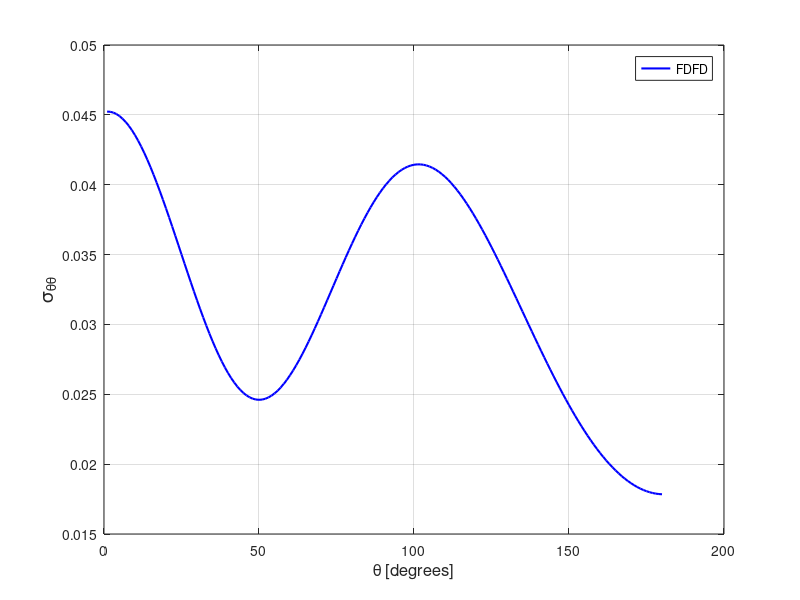

MATLAB code for this plot:
stt = [ 
    1  0.45232799E-01
    2  0.45220412E-01
    3  0.45162890E-01
    4  0.45060664E-01
    5  0.44913948E-01
    6  0.44723634E-01
    7  0.44490941E-01
    8  0.44216417E-01
    9  0.43901611E-01
   10  0.43547891E-01
   11  0.43157034E-01
   12  0.42730693E-01
   13  0.42270675E-01
   14  0.41779444E-01
   15  0.41258868E-01
   16  0.40711597E-01
   17  0.40139906E-01
   18  0.39546352E-01
   19  0.38933743E-01
   20  0.38304497E-01
   21  0.37661754E-01
   22  0.37008058E-01
   23  0.36346599E-01
   24  0.35679888E-01
   25  0.35010703E-01
   26  0.34342580E-01
   27  0.33677839E-01
   28  0.33019196E-01
   29  0.32369725E-01
   30  0.31732071E-01
   31  0.31108730E-01
   32  0.30502407E-01
   33  0.29915337E-01
   34  0.29349942E-01
   35  0.28808422E-01
   36  0.28292852E-01
   37  0.27805291E-01
   38  0.27347423E-01
   39  0.26920799E-01
   40  0.26527073E-01
   41  0.26167547E-01
   42  0.25843214E-01
   43  0.25555242E-01
   44  0.25304535E-01
   45  0.25091683E-01
   46  0.24916882E-01
   47  0.24780836E-01
   48  0.24683364E-01
   49  0.24624566E-01
   50  0.24604343E-01
   51  0.24621902E-01
   52  0.24677267E-01
   53  0.24769384E-01
   54  0.24897484E-01
   55  0.25060754E-01
   56  0.25257997E-01
   57  0.25487853E-01
   58  0.25748968E-01
   59  0.26039876E-01
   60  0.26359776E-01
   61  0.26705772E-01
   62  0.27076658E-01
   63  0.27470957E-01
   64  0.27886422E-01
   65  0.28321017E-01
   66  0.28773215E-01
   67  0.29240444E-01
   68  0.29721132E-01
   69  0.30212743E-01
   70  0.30713813E-01
   71  0.31221814E-01
   72  0.31735059E-01
   73  0.32250997E-01
   74  0.32768071E-01
   75  0.33283904E-01
   76  0.33797368E-01
   77  0.34305703E-01
   78  0.34807358E-01
   79  0.35300691E-01
   80  0.35783742E-01
   81  0.36255304E-01
   82  0.36713541E-01
   83  0.37156858E-01
   84  0.37584018E-01
   85  0.37993632E-01
   86  0.38384628E-01
   87  0.38756073E-01
   88  0.39106235E-01
   89  0.39434884E-01
   90  0.39740283E-01
   91  0.40022701E-01
   92  0.40281184E-01
   93  0.40514708E-01
   94  0.40723074E-01
   95  0.40905636E-01
   96  0.41062627E-01
   97  0.41193359E-01
   98  0.41298218E-01
   99  0.41376818E-01
  100  0.41429076E-01
  101  0.41455105E-01
  102  0.41455440E-01
  103  0.41429937E-01
  104  0.41379120E-01
  105  0.41303132E-01
  106  0.41202825E-01
  107  0.41078180E-01
  108  0.40930264E-01
  109  0.40759534E-01
  110  0.40566228E-01
  111  0.40351737E-01
  112  0.40116124E-01
  113  0.39860636E-01
  114  0.39585546E-01
  115  0.39292421E-01
  116  0.38981464E-01
  117  0.38653545E-01
  118  0.38309854E-01
  119  0.37951130E-01
  120  0.37578497E-01
  121  0.37192632E-01
  122  0.36794368E-01
  123  0.36384974E-01
  124  0.35965014E-01
  125  0.35535753E-01
  126  0.35097800E-01
  127  0.34652356E-01
  128  0.34200151E-01
  129  0.33742178E-01
  130  0.33279341E-01
  131  0.32812402E-01
  132  0.32342549E-01
  133  0.31870253E-01
  134  0.31396482E-01
  135  0.30922074E-01
  136  0.30447802E-01
  137  0.29974440E-01
  138  0.29503163E-01
  139  0.29033944E-01
  140  0.28568117E-01
  141  0.28105915E-01
  142  0.27648501E-01
  143  0.27196284E-01
  144  0.26749630E-01
  145  0.26309568E-01
  146  0.25876410E-01
  147  0.25450805E-01
  148  0.25033209E-01
  149  0.24624258E-01
  150  0.24224363E-01
  151  0.23833808E-01
  152  0.23453107E-01
  153  0.23082744E-01
  154  0.22723103E-01
  155  0.22374419E-01
  156  0.22037005E-01
  157  0.21711353E-01
  158  0.21397477E-01
  159  0.21095766E-01
  160  0.20806579E-01
  161  0.20529898E-01
  162  0.20265983E-01
  163  0.20015147E-01
  164  0.19777562E-01
  165  0.19553076E-01
  166  0.19342229E-01
  167  0.19144740E-01
  168  0.18961001E-01
  169  0.18791096E-01
  170  0.18634796E-01
  171  0.18492553E-01
  172  0.18364260E-01
  173  0.18249793E-01
  174  0.18149504E-01
  175  0.18063232E-01
  176  0.17991059E-01
  177  0.17933054E-01
  178  0.17889151E-01
  179  0.17859377E-01
  180  0.17843820E-01
  181  0.17842410E-01
  182  0.17855134E-01
  183  0.17881982E-01
  184  0.17922990E-01
  185  0.17978165E-01
  186  0.18047499E-01
  187  0.18130824E-01
  188  0.18228199E-01
  189  0.18339474E-01
  190  0.18464936E-01
  191  0.18604316E-01
  192  0.18757483E-01
  193  0.18924434E-01
  194  0.19105198E-01
  195  0.19299420E-01
  196  0.19507391E-01
  197  0.19728618E-01
  198  0.19963315E-01
  199  0.20211063E-01
  200  0.20471863E-01
  201  0.20745572E-01
  202  0.21031881E-01
  203  0.21330578E-01
  204  0.21641655E-01
  205  0.21964664E-01
  206  0.22299349E-01
  207  0.22645446E-01
  208  0.23002736E-01
  209  0.23370882E-01
  210  0.23749346E-01
  211  0.24137983E-01
  212  0.24536269E-01
  213  0.24943806E-01
  214  0.25360297E-01
  215  0.25784843E-01
  216  0.26217232E-01
  217  0.26657084E-01
  218  0.27103633E-01
  219  0.27556324E-01
  220  0.28014524E-01
  221  0.28477713E-01
  222  0.28945135E-01
  223  0.29416241E-01
  224  0.29890442E-01
  225  0.30366488E-01
  226  0.30844282E-01
  227  0.31322673E-01
  228  0.31801142E-01
  229  0.32278478E-01
  230  0.32754339E-01
  231  0.33227410E-01
  232  0.33697054E-01
  233  0.34162693E-01
  234  0.34623113E-01
  235  0.35077181E-01
  236  0.35524428E-01
  237  0.35963893E-01
  238  0.36394387E-01
  239  0.36815118E-01
  240  0.37225153E-01
  241  0.37623554E-01
  242  0.38009562E-01
  243  0.38381778E-01
  244  0.38739607E-01
  245  0.39082102E-01
  246  0.39408483E-01
  247  0.39717644E-01
  248  0.40008735E-01
  249  0.40280819E-01
  250  0.40533185E-01
  251  0.40765226E-01
  252  0.40975712E-01
  253  0.41164067E-01
  254  0.41330229E-01
  255  0.41472379E-01
  256  0.41590929E-01
  257  0.41684601E-01
  258  0.41753288E-01
  259  0.41796397E-01
  260  0.41813556E-01
  261  0.41804556E-01
  262  0.41768782E-01
  263  0.41706491E-01
  264  0.41617200E-01
  265  0.41501217E-01
  266  0.41358214E-01
  267  0.41188791E-01
  268  0.40992882E-01
  269  0.40770497E-01
  270  0.40522426E-01
  271  0.40249158E-01
  272  0.39951205E-01
  273  0.39629266E-01
  274  0.39283928E-01
  275  0.38916290E-01
  276  0.38527351E-01
  277  0.38117707E-01
  278  0.37689328E-01
  279  0.37242532E-01
  280  0.36779460E-01
  281  0.36301285E-01
  282  0.35809483E-01
  283  0.35305448E-01
  284  0.34791127E-01
  285  0.34268133E-01
  286  0.33738639E-01
  287  0.33203833E-01
  288  0.32666031E-01
  289  0.32127425E-01
  290  0.31589698E-01
  291  0.31055409E-01
  292  0.30526154E-01
  293  0.30003974E-01
  294  0.29491127E-01
  295  0.28990185E-01
  296  0.28502384E-01
  297  0.28030496E-01
  298  0.27576627E-01
  299  0.27142417E-01
  300  0.26729880E-01
  301  0.26341053E-01
  302  0.25977926E-01
  303  0.25642151E-01
  304  0.25335401E-01
  305  0.25059167E-01
  306  0.24815530E-01
  307  0.24605127E-01
  308  0.24429597E-01
  309  0.24289835E-01
  310  0.24187129E-01
  311  0.24122199E-01
  312  0.24095824E-01
  313  0.24108315E-01
  314  0.24160383E-01
  315  0.24252035E-01
  316  0.24383312E-01
  317  0.24554132E-01
  318  0.24764234E-01
  319  0.25012892E-01
  320  0.25299814E-01
  321  0.25624113E-01
  322  0.25984524E-01
  323  0.26380016E-01
  324  0.26809368E-01
  325  0.27270893E-01
  326  0.27763043E-01
  327  0.28283877E-01
  328  0.28831668E-01
  329  0.29404055E-01
  330  0.29998934E-01
  331  0.30613963E-01
  332  0.31246591E-01
  333  0.31894356E-01
  334  0.32554556E-01
  335  0.33224288E-01
  336  0.33901360E-01
  337  0.34582254E-01
  338  0.35264760E-01
  339  0.35945222E-01
  340  0.36621228E-01
  341  0.37289880E-01
  342  0.37948225E-01
  343  0.38593244E-01
  344  0.39222319E-01
  345  0.39832696E-01
  346  0.40421590E-01
  347  0.40986702E-01
  348  0.41525114E-01
  349  0.42034693E-01
  350  0.42513076E-01
  351  0.42958453E-01
  352  0.43368388E-01
  353  0.43741312E-01
  354  0.44076007E-01
  355  0.44370126E-01
  356  0.44622790E-01
  357  0.44832975E-01
  358  0.44999752E-01
  359  0.45122266E-01
  360  0.45200020E-01
 ]; 
plot(stt(1:180,1),stt(1:180,2),'b-','linewidth',1.5 ); 
grid on 
legend('FDFD');
xlabel('\theta [degrees]','FontSize',12);
ylabel('\sigma_{\theta\theta}','FontSize',14);
